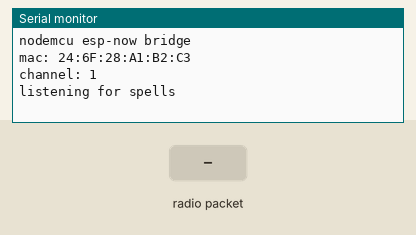
A sketch run on a simulated ESP8266 (NodeMCU). On the bench: the last lines printed to the serial monitor. The inputs (shaded band) are chosen by the test bench.

Above: at 1.3 s.
1.4 s: radio packet "1" arrives
At 2.3 s:
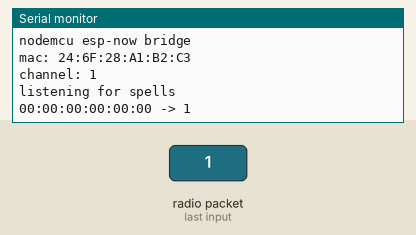
2.9 s: radio packet "0" arrives
At 3.5 s:
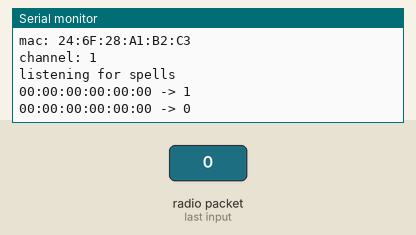
4.4 s: radio packet "2" arrives
At 5.8 s:
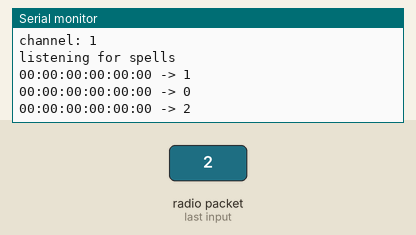

Measured:
- after the input at 1.4 s, the serial monitor: prints a new line at once (image 1)
- after the input at 2.9 s, the serial monitor: prints a new line at once (image 2)
- after the input at 4.4 s, the serial monitor: prints a new line at once (image 3)

The sketch:

nodemcu-bridge.ino
```cpp
// Radio bridge: NodeMCU (ESP8266) between the wand and the STM32 controller.
//
// The wand broadcasts a spell name over ESP-NOW. This receives it and repeats
// it as a line of text on UART1, which the STM32 reads.
//
// This is the one part of the project that is not Rust. The ESP8266's WiFi is
// a closed-source blob usable only from Espressif's C SDK; the Rust driver for
// it (esp-wifi) supports the ESP32 family only, so ESP-NOW here has to be C++.
//
// Wiring:
//   NodeMCU D4 (GPIO2, UART1 TX) -> STM32 D0 (PA3, LPUART1 RX)
//   NodeMCU GND                  -> STM32 GND
//
// Only one data wire is needed: the STM32 never talks back. Both boards are
// 3.3V, so no level shifting.
//
// UART1 is TX-only on the ESP8266, which suits a one-way link and leaves
// Serial (UART0, on the USB port) free for debugging.

#include <ESP8266WiFi.h>
extern "C" {
#include <espnow.h>
}

// Must match the channel the wand transmits on. An ESP8266 in station mode
// that has not joined a network sits on channel 1.
static const uint8_t ESPNOW_CHANNEL = 1;

// Longest spell name we will pass on; anything larger is a malformed packet.
static const size_t MAX_SPELL = 32;

// The wand broadcasts each spell three times, because an ESP-NOW broadcast is
// never acknowledged or retried and a single frame lost to a collision would be
// lost silently. Those copies must not become three casts downstream - LEFT
// would step three interfaces, and the router manager would run the command
// three times.
//
// Identical spells arriving inside this window are therefore treated as the
// sender's repeats. That is safe because the wand cannot legitimately repeat a
// spell any faster than its own cooldown, which is about 1.2 seconds - comfort-
// ably longer than this - while its three copies land within about 30 ms.
static const unsigned long DEDUP_MS = 400;

static char lastSpell[MAX_SPELL + 1] = "";
static unsigned long lastSpellAt = 0;

void onSpellReceived(uint8_t *mac, uint8_t *data, uint8_t len) {
  if (len == 0 || len > MAX_SPELL) {
    Serial.printf("ignoring %u byte packet\n", len);
    return;
  }

  // Copy out and strip anything that is not printable, so a corrupted packet
  // cannot inject stray control characters into the STM32's line parser.
  char spell[MAX_SPELL + 1];
  size_t n = 0;
  for (size_t i = 0; i < len; i++) {
    char c = (char)data[i];
    if (c >= 32 && c < 127) {
      spell[n++] = c;
    }
  }
  spell[n] = '\0';
  if (n == 0) {
    return;
  }

  // Unsigned subtraction, so this stays correct across the millis() rollover.
  unsigned long now = millis();
  if (strcmp(spell, lastSpell) == 0 && (now - lastSpellAt) < DEDUP_MS) {
    // A repeat of the one just handled. Logged, not forwarded: seeing these on
    // the console is how you know the retries are arriving at all.
    Serial.printf("  (repeat of %s, ignored)\n", spell);
    return;
  }
  strncpy(lastSpell, spell, MAX_SPELL);
  lastSpell[MAX_SPELL] = '\0';
  lastSpellAt = now;

  // To the STM32, and to the USB console so it can be watched while testing.
  Serial1.print(spell);
  Serial1.print('\n');

  Serial.printf("%02X:%02X:%02X:%02X:%02X:%02X -> %s\n", mac[0], mac[1], mac[2],
                mac[3], mac[4], mac[5], spell);
}

void setup() {
  Serial.begin(115200);   // USB, for debugging
  Serial1.begin(115200);  // D4 (GPIO2) -> STM32
  delay(100);

  Serial.println();
  Serial.println("nodemcu esp-now bridge");

  // ESP-NOW needs the radio up but no access point association.
  WiFi.mode(WIFI_STA);
  WiFi.disconnect();
  wifi_set_channel(ESPNOW_CHANNEL);

  Serial.print("mac: ");
  Serial.println(WiFi.macAddress());
  Serial.printf("channel: %u\n", ESPNOW_CHANNEL);

  if (esp_now_init() != 0) {
    Serial.println("esp_now_init failed - resetting");
    delay(1000);
    ESP.restart();
  }

  // SLAVE means receive-only. The wand broadcasts, so no peer needs adding
  // here - and broadcasting saves having to hard-code MAC addresses.
  esp_now_set_self_role(ESP_NOW_ROLE_SLAVE);
  esp_now_register_recv_cb(onSpellReceived);

  Serial.println("listening for spells");
}

void loop() {
  // Everything happens in the receive callback.
  delay(1000);
}
```
